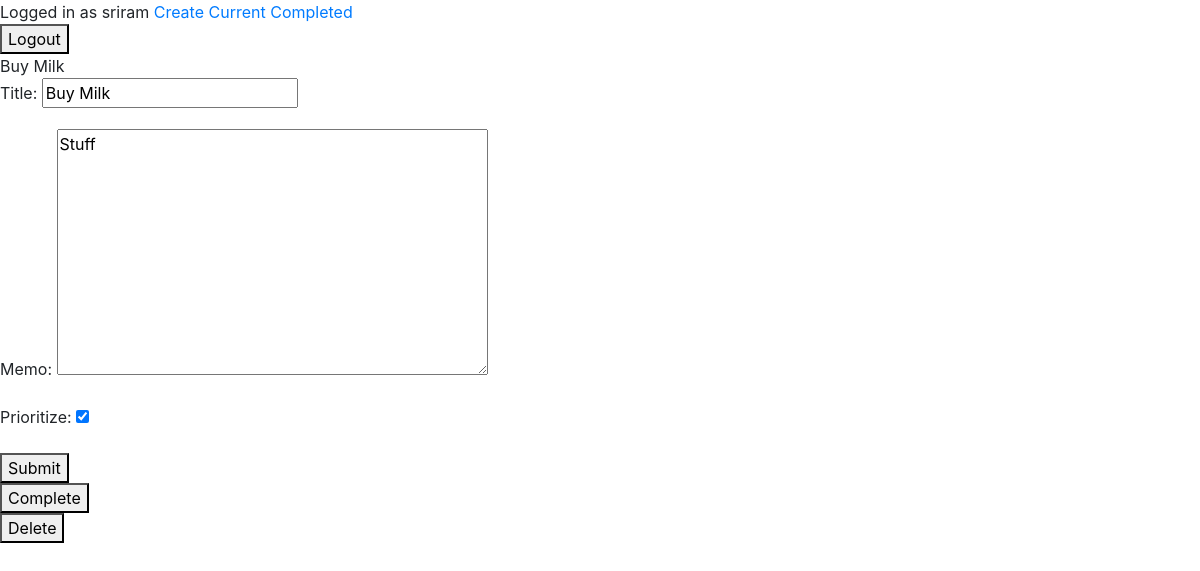
Page /todo/2 (signed in) on the committed database.
### todo/models.py (models this page shows, shortened)
class ToDo(models.Model):
    title = models.CharField(max_length=100)
    memo = models.TextField(blank=True)
    created = models.DateTimeField(auto_now_add = True)
    datecompleted = models.DateTimeField(null=True,blank = True)
    prioritize = models.BooleanField(default=False)
    user = models.ForeignKey(User,on_delete=models.CASCADE)

### todo/views.py (the view, shortened to what this page needs)
# urls.py: path('todo/<int:todo_pk>', views.viewtodo, name='viewtodo' ),
@login_required
def viewtodo(request,todo_pk):
    todo = get_object_or_404(ToDo, pk = todo_pk, user  = request.user)
    if request.method == "GET":
        form = ToDoForm(instance = todo)
        return render(request,'todo/viewtodo.html', {'todo':todo , 'form':form})

### todo/forms.py
class ToDoForm(ModelForm):
    class Meta:
        model = ToDo
        fields =['title','memo','prioritize']

### todo/templates/todo/viewtodo.html (shortened to what this page needs)
{% extends 'todo/base.html' %}
{% block content%}
{{ todo.title }}
<form method="POST">
{{ form.as_p }}
<button type="submit">Submit</button>
</form>
<form method = "POST" action = "{% url 'completetodo' todo.id %}">
<button type="submit">Complete</button>
</form>
<form method = "POST" action = "{% url 'deletetodo' todo.id %}">
<button type="submit">Delete</button>
</form>
{% endblock %}

### todo/templates/todo/base.html (shortened to what this page needs)
<!doctype html>
<html lang="en">
  <head>
    <link rel="stylesheet" href="https://cdn.jsdelivr.net/npm/bootstrap@4.0.0/dist/css/bootstrap.min.css">
  </head>
  <body>
{% if user.is_authenticated %}
Logged in as  {{ user.username }}
<a href="{% url 'createtodo' %}">Create</a>
<a href="{% url 'currenttodos' %}">Current</a>
<a href="{% url 'completedtodos' %}">Completed</a>
<form action = "{% url 'logoutuser' %}" method="POST">
    <button type ="submit">Logout</button>
</form>
{% else %}
<a href = "{% url 'signupuser' %}">Sign up</a>
<a href = "{% url 'loginuser' %}">Login</a>
{% endif %}
{% block content %}{% endblock %}
</body>
</html>

### rows in the picture
ToDo: title "Buy Milk", memo "Stuff", prioritize "☑"

### other values in the picture
{{ user.username }} "sriram"
